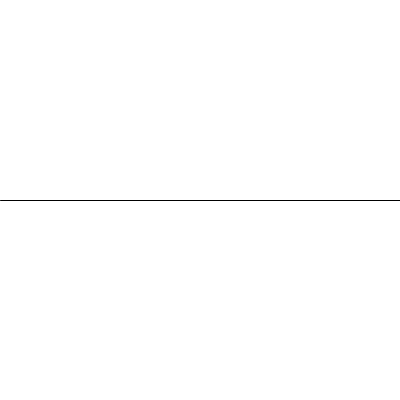
Frame 1 (no input)
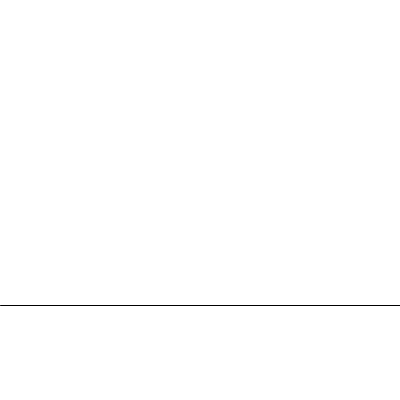
Frame 60 (the mouse pressed at the canvas centre just before this capture)
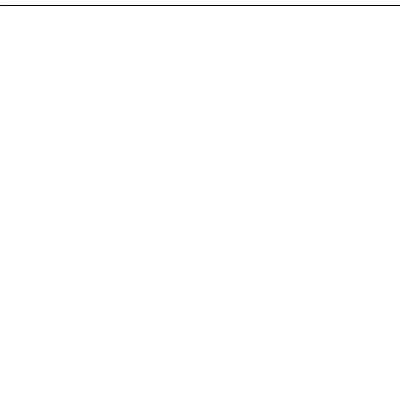
Frame 120 (the mouse held since frame 60 and released just before this capture)

The Processing sketch that drew these frames (run headless with seeded random() and noise(); from frame 60 on, the mouse is pressed at the canvas centre):

// Processing sketch: sketch_04_draw_a_moving_line
// ── sketch_04_draw_a_moving_line.pde
int positionY = 200;
int direction = 1;

void setup() {
  size(400, 400);
  frameRate(30);
  background(255);
}

void draw() {
  background(255);
  line(0, positionY, width, positionY);
  
  positionY = positionY + (5 * direction);
  
  if (positionY > 399) {
    direction = -1;
  } else if (positionY < 1) {
    direction = 1;
  }
}
